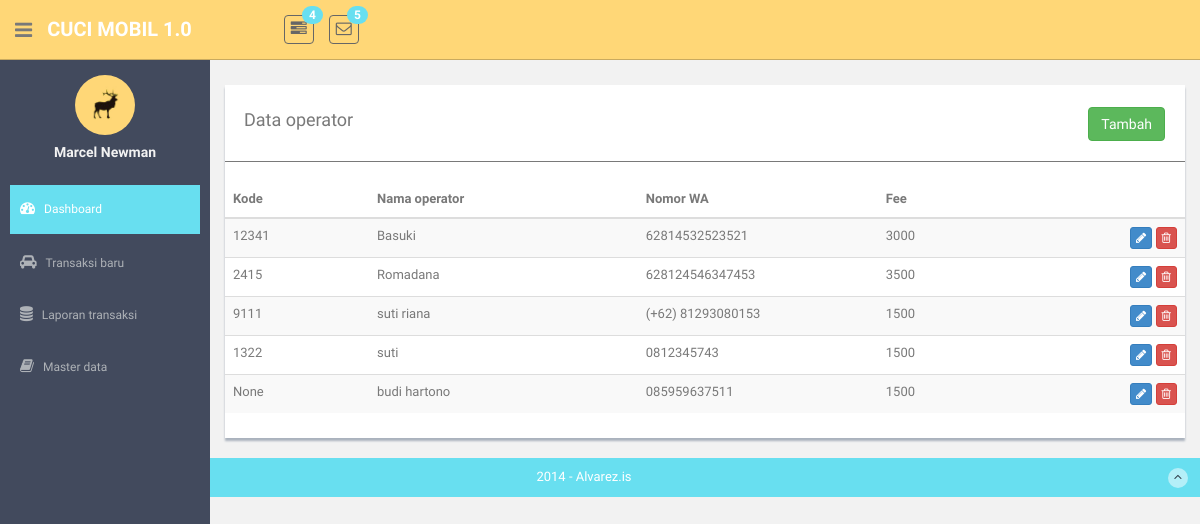
Before: /operators with the older database file.
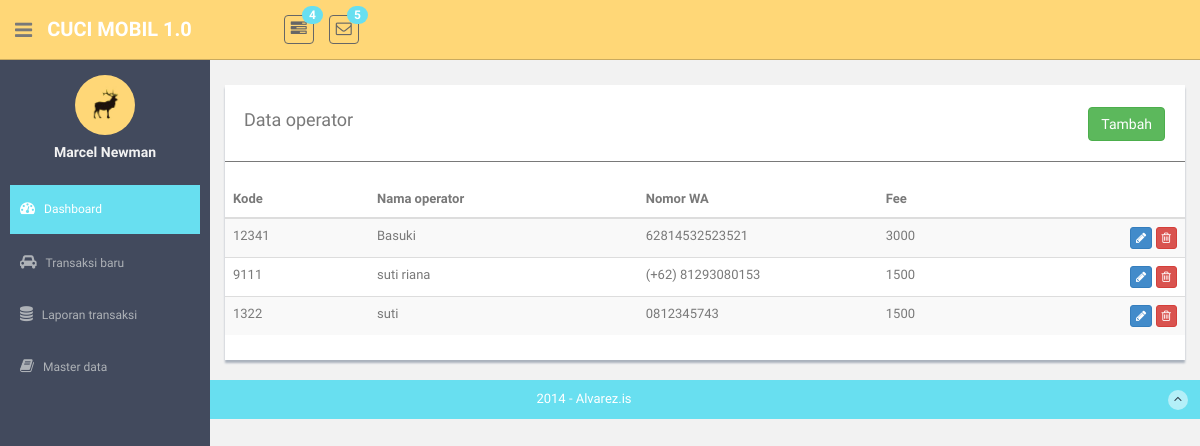
After: the same page with the newer database file.
### model/Operators.py (models this page shows)
class Operators(Model):
    id = IntegerField()
    code = CharField()
    name = CharField()
    phone = CharField()
    fee = IntegerField()
    class Meta:
        database = db

### routes_operators.py (the view)
@app.route("/operators", methods=["GET"])
def operators():
    operators = OperatorsController.list_operators()
    return render_template('references/operators/operators-list.html', operators=operators)

### controller/OperatorsController.py (called while the page is built)
    @staticmethod
    def list_operators():
        operators = Operators.select()
        datas = []
        return Operators.select()

### templates/references/operators/operators-list.html (shortened to what this page needs)
{% extends "layout.html" %}
{% block content %}
<div class="row mt">
      <div class="col-md-12">
          <div class="content-panel">
              <table class="table table-striped table-advance table-hover">
                <div >
                    <div style="float:left;"><h4>&nbsp; Data operator</h4></div>
                    <div class="pull-right" style="padding-top:7px;padding-right:20px;">
                        <button class="btn btn-success " onclick="javscript:openModal(0)">Tambah</button>
                    </div>
                </div>
                <hr/>
                  <thead>
                  <tr>
                      <th width="15%"> Kode</th>
                      <th width="28%"> Nama operator</th>
                      <th width="25%"> Nomor WA</th>
                      <th width="20%"> Fee</th>
                      <th width="12%"></th>
                  </tr>
                  </thead>
                  <tbody>
                  {% for item in operators %}
                  <tr>
                      <td>{{ item.code }} </td>
                      <td>{{ item.name }} </td>
                      <td>{{ item.phone }} </td>
                      <td>{{ item.fee }} </td>
                      <td align="right">
                          <button class="btn btn-primary btn-xs"  onclick="javscript:openModal({{ item.id }})"><i class="fa fa-pencil"></i></button>
                          <button class="btn btn-danger btn-xs" onclick="javscript:deleteRecord({{ item.id }})"><i class="fa fa-trash-o "></i></button>
                      </td>
                  </tr>
                 {% endfor %}
                  </tbody>
              </table>
          </div>
      </div>
  </div>
{% endblock %}

Changed rows visible on the page:
removed Operators: code "2415", name "Romadana", phone "628124546347453", fee "3500"
removed Operators: code "None", name "budi hartono", phone "085959637511", fee "1500"
